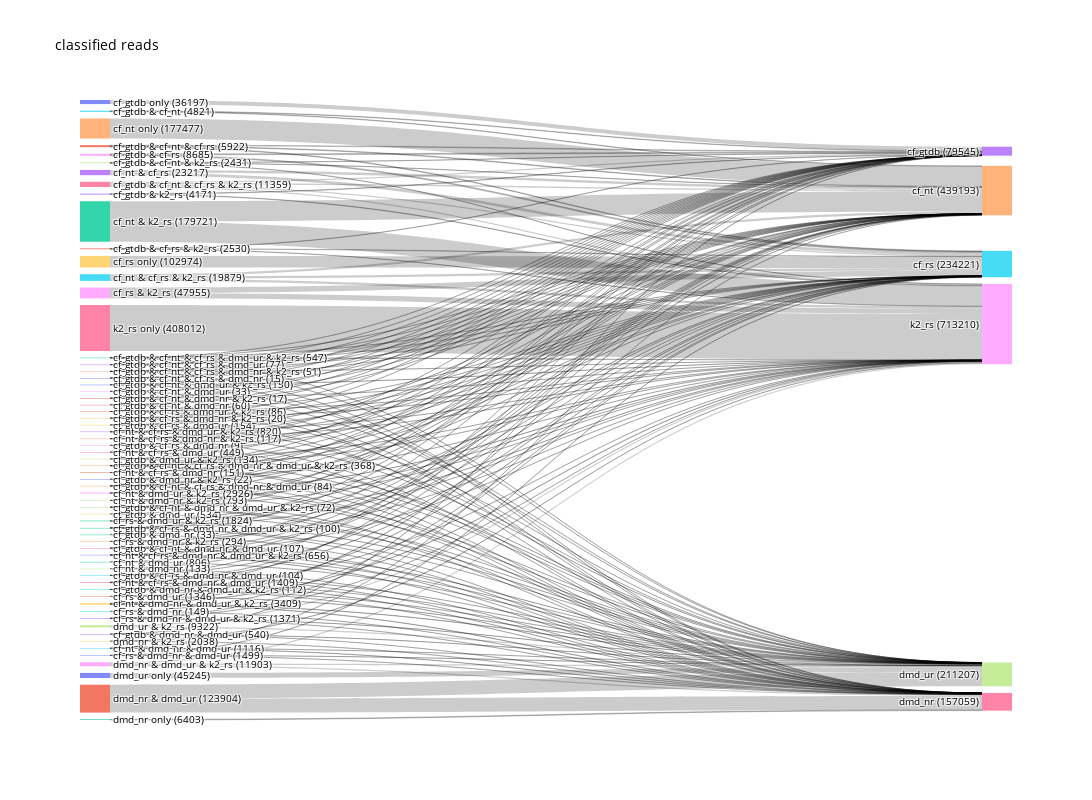

The cell this chart's notebook holds for it:
### Markdown cell above
## Visualization

### Code cell
id_to_cats = taxo_utils.plot_sankey(id_sets)

### Figure 1 — Plotly figure (JSON) as saved in the notebook; plotly's stock layout.template omitted (floating-point values rounded to 4 significant figures; data arrays with more than 128 entries replaced by an {"elided": "..."} marker saying what was removed)
{"data": [{"link": {"hoverinfo": "all", "source": {"elided": "192 int values"}, "target": {"elided": "192 int values"}, "value": {"elided": "192 int values"}}, "node": {"label": ["cf_gtdb only (36197)", "cf_gtdb & cf_nt & cf_rs (5922)", "cf_gtdb & cf_nt & cf_rs & dmd_ur & k2_rs (547)", "cf_gtdb & k2_rs (4171)", "cf_gtdb & cf_nt & cf_rs & dmd_nr & dmd_ur & k2_rs (368)", "cf_gtdb & cf_nt (4821)", "cf_gtdb & cf_nt & cf_rs & k2_rs (11359)", "cf_gtdb & cf_nt & k2_rs (2431)", "cf_gtdb & cf_rs (8685)", "cf_gtdb & dmd_ur (534)", "cf_gtdb & cf_nt & dmd_ur & k2_rs (150)", "cf_gtdb & cf_rs & k2_rs (2530)", "cf_gtdb & cf_rs & dmd_nr & dmd_ur & k2_rs (100)", "cf_gtdb & dmd_nr & dmd_ur (540)", "cf_gtdb & cf_nt & cf_rs & dmd_nr & dmd_ur (84)", "cf_gtdb & dmd_nr & dmd_ur & k2_rs (112)", "cf_gtdb & cf_nt & dmd_nr & dmd_ur (107)", "cf_gtdb & dmd_ur & k2_rs (134)", "cf_gtdb & cf_rs & dmd_nr (9)", "cf_gtdb & cf_rs & dmd_ur (154)", "cf_gtdb & dmd_nr & k2_rs (22)", "cf_gtdb & cf_rs & dmd_ur & k2_rs (86)", "cf_gtdb & dmd_nr (33)", "cf_gtdb & cf_nt & cf_rs & dmd_ur (77)", "cf_gtdb & cf_nt & cf_rs & dmd_nr & k2_rs (51)", "cf_gtdb & cf_rs & dmd_nr & dmd_ur (104)", "cf_gtdb & cf_nt & dmd_nr (60)", "cf_gtdb & cf_nt & dmd_nr & dmd_ur & k2_rs (72)", "cf_gtdb & cf_nt & dmd_ur (33)", "cf_gtdb & cf_rs & dmd_nr & k2_rs (20)", "cf_gtdb & cf_nt & cf_rs & dmd_nr (15)", "cf_gtdb & cf_nt & dmd_nr & k2_rs (17)", "cf_nt & k2_rs (179721)", "cf_nt & cf_rs (23217)", "cf_nt only (177477)", "cf_nt & cf_rs & k2_rs (19879)", "cf_nt & cf_rs & dmd_nr & dmd_ur (1409)", "cf_nt & dmd_nr & k2_rs (793)", "cf_nt & dmd_ur & k2_rs (2926)", "cf_nt & dmd_nr & dmd_ur & k2_rs (3409)", "cf_nt & cf_rs & dmd_nr & dmd_ur & k2_rs (656)", "cf_nt & cf_rs & dmd_nr (151)", "cf_nt & dmd_ur (806)", "cf_nt & cf_rs & dmd_ur & k2_rs (820)", "cf_nt & cf_rs & dmd_nr & k2_rs (117)", "cf_nt & dmd_nr & dmd_ur (1116)", "cf_nt & cf_rs & dmd_ur (449)", "cf_nt & dmd_nr (133)", "cf_rs & k2_rs (47955)", "cf_rs only (102974)", "cf_rs & dmd_nr & dmd_ur (1499)", "cf_rs & dmd_ur (1346)", "cf_rs & dmd_ur & k2_rs (1824)", "cf_rs & dmd_nr & dmd_ur & k2_rs (1371)", "cf_rs & dmd_nr & k2_rs (294)", "cf_rs & dmd_nr (149)", "k2_rs only (408012)", "dmd_ur & k2_rs (9322)", "dmd_nr & dmd_ur & k2_rs (11903)", "dmd_nr & k2_rs (2038)", "dmd_ur only (45245)", "dmd_nr & dmd_ur (123904)", "dmd_nr only (6403)", "cf_gtdb (79545)", "cf_nt (439193)", "cf_rs (234221)", "dmd_nr (157059)", "dmd_ur (211207)", "k2_rs (713210)"], "line": {"color": "black", "width": 0}, "pad": 10, "thickness": 30}, "type": "sankey"}], "layout": {"font": {"color": "black", "size": 10}, "height": 800, "title": {"text": "classified reads"}, "width": 1200}}
